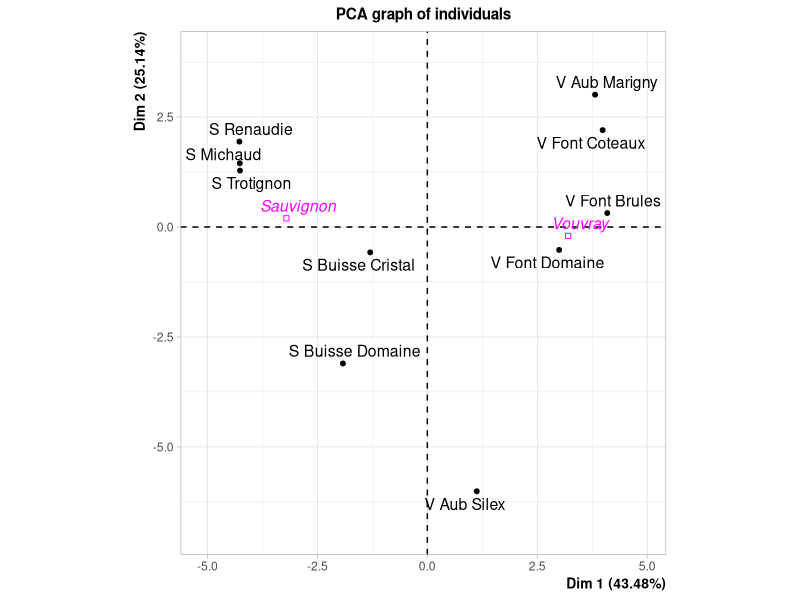
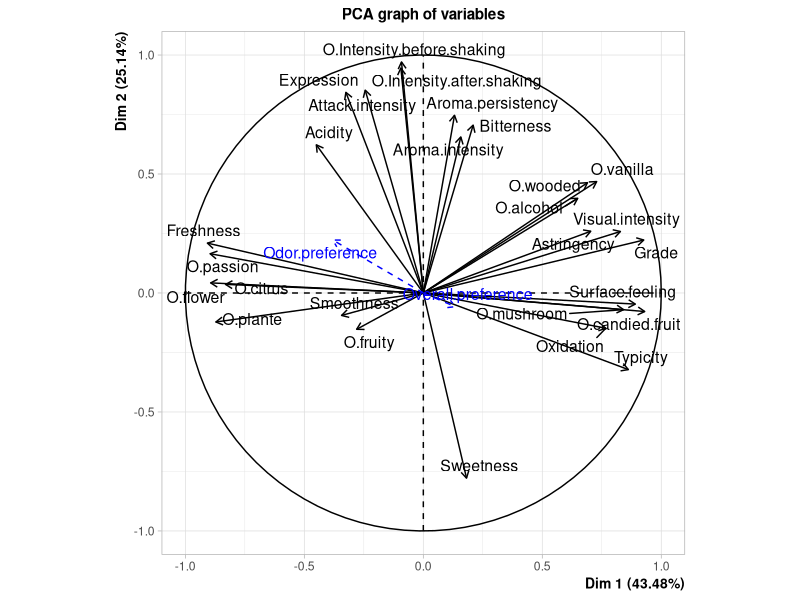
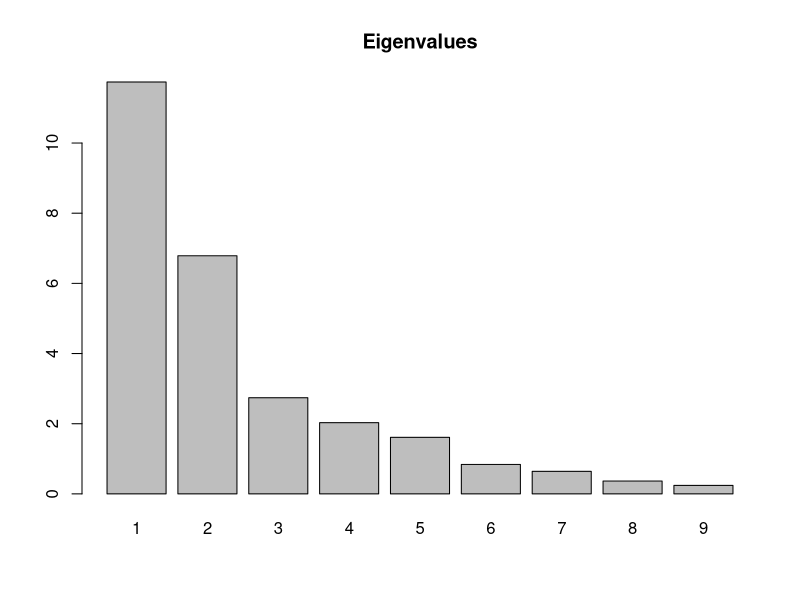
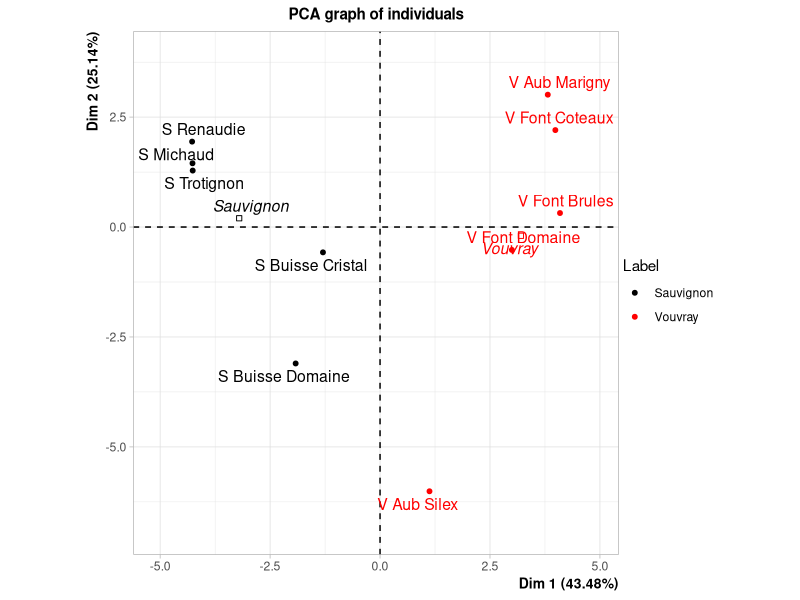

The R script that drew these images, in order:

### Import data 
## Upload the dataset data_ExportWine.csv 
 wine <- read.table("data_PCA_ExpertWine.csv",header=TRUE, sep=";", dec=".", row.names=1)

 summary(wine)

### Loading FactoMineR
 library(FactoMineR)

### PCA with supplementary variables
 res <- PCA(wine,quali.sup=1,quanti.sup=29:30)

 summary(res, nbelements=Inf)  ## to print all the elements

### Bar chart of eigenvalues
 barplot(res$eig[,1],main="Eigenvalues",names.arg=1:nrow(res$eig))

## Drawing wines according to the label 
 plot(res,habillage="Label")
